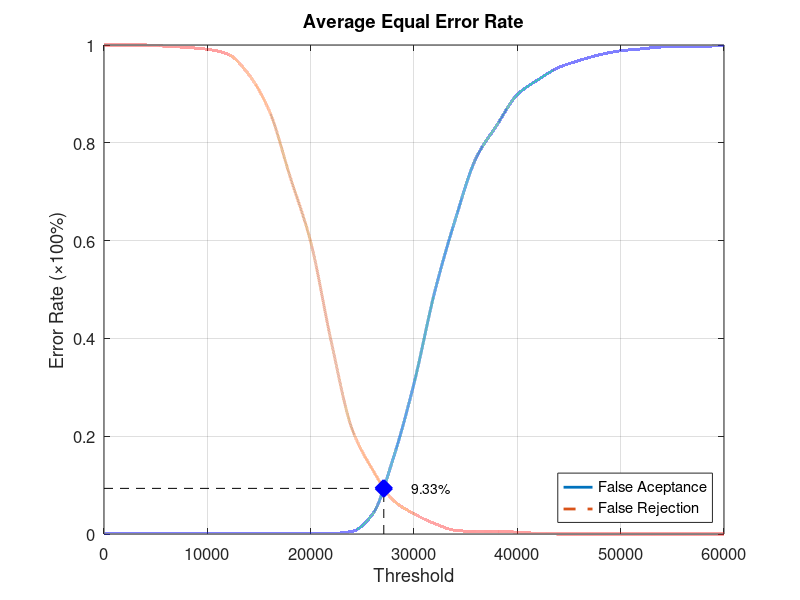
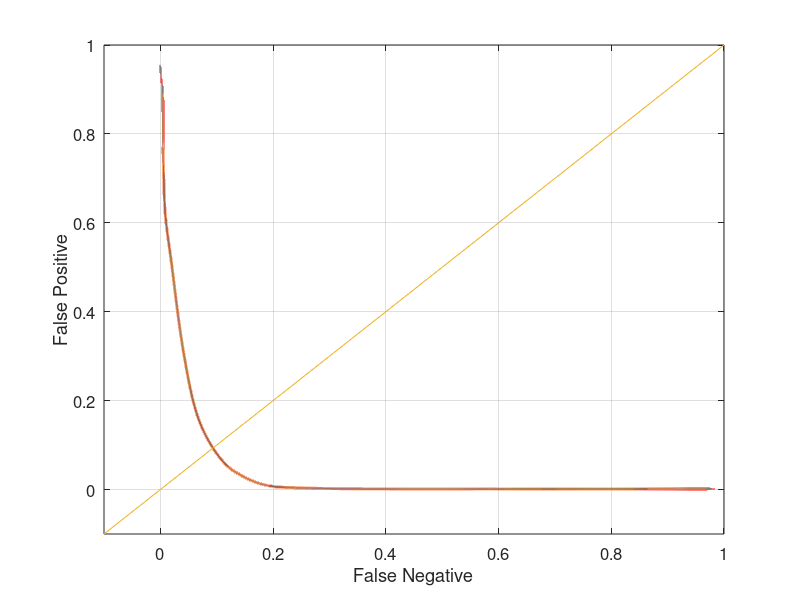

MATLAB code for these plots, in order:
function yEER = Experiment4Average
close all;
clear;
clc;
x = 0:2000:60000;
xq = 0:0.5:60000;

y0 = [0 0.00131579 0.00131579 0.00131579 0.00131579 0.00131579 0.00131579 0.00131579 0.00131579 0.00131579 0.00131579 0.00131579 0.00526316 0.0407895 0.155263 0.307895 0.494737 0.643421 0.768421 0.835526 0.898684 0.928947 0.953947 0.968421 0.980263 0.988158 0.992105 0.996053 0.997368 0.997368 1];
yy0 = interp1(x, y0, xq, 'pchip');
y1 = [1 1 1 0.9975 0.995 0.99125 0.98125 0.94 0.865 0.73125 0.5975 0.3925 0.215 0.13125 0.06875 0.04125 0.02125 0.0075 0.005 0.005 0.00375 0.00125 0 0 0 0 0 0 0 0 0];
yy1 = interp1(x, y1, xq, 'pchip');

% Calculating EER: 
y2 = abs(y0 - y1);
find(y2 == min(y2))
yy2 = abs(yy0 - yy1);
xEER = find(yy2 == min(yy2));
xEERIndex = xq(xEER) % X-axis EER
yEER = yy0(xEER) % Y-axis EER

main = figure
plot(xq, yy0,'-','LineWidth', 2);	hold on
plot(xq, yy1,'--','LineWidth', 2);	hold on
plot([xEERIndex xEERIndex], [0 yEER], 'k--');	hold on
plot([0 xEERIndex], [yEER yEER], 'k--');	hold on
plot(xEERIndex, yEER, 'bx', 'LineWidth', 10);	hold on
text(xEERIndex + 10 * xEERIndex / 100, yEER, [num2str(round((10000 * yEER)) / 100) '%'])
legend('False Aceptance', 'False Rejection', 'Location', 'SouthEast')
xlabel('Threshold')
ylabel('Error Rate (\times100%)')
title('Average Equal Error Rate')
set(gca, 'FontSize', 12)
axis([0 60000 0 1])
grid on

print(main, 'Experiment4AverageMain', '-dpng');
FNRxFPR = figure('Color', [1 1 1]);
plot(yy1, yy0, '-', yy1, yy0, 'LineWidth', 2);
hold on
y = -0.1:0.1:1
plot(y, y); 
set(gca, 'FontSize', 12)
xlabel('False Negative')
ylabel('False Positive')
axis([-0.1 1 -0.1 1])
set(gca, 'FontSize', 12)
grid on

print(FNRxFPR, 'Experiment4AverageFNRxFPR','-dpng');
end
